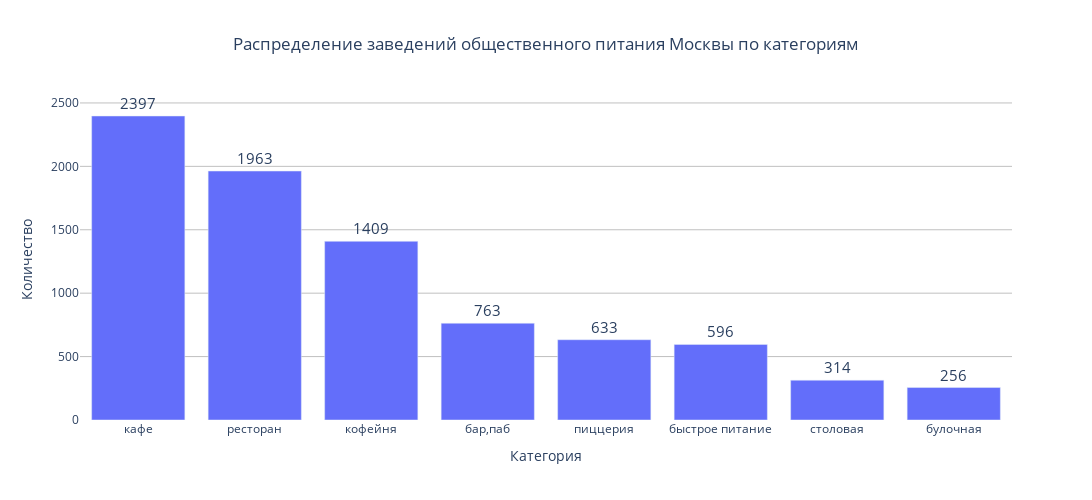

Notebook source saved alongside this figure:
### Code cell
fig = px.bar(category_value, y='value', x='category',
             title='Распределение заведений общественного питания Москвы по категориям')
fig.update_layout(plot_bgcolor='white', title_x = 0.5, width=1100, height=500)
fig.update_yaxes(title_text='Количество', gridcolor='silver')
fig.update_xaxes(title_text='Категория')
fig.update_traces(text=category_value['value'], textfont_size=15, textangle=0, textposition="outside", cliponaxis=False)
fig.show()

### Figure 1 — Plotly figure (JSON) as saved in the notebook; plotly's stock layout.template omitted (floating-point values rounded to 4 significant figures)
{"data": [{"alignmentgroup": "True", "cliponaxis": false, "hovertemplate": "category=%{x}<br>value=%{y}<extra></extra>", "legendgroup": "", "marker": {"color": "#636efa", "pattern": {"shape": ""}}, "name": "", "offsetgroup": "", "orientation": "v", "showlegend": false, "text": [2397, 1963, 1409, 763, 633, 596, 314, 256], "textangle": 0, "textfont": {"size": 15}, "textposition": "outside", "type": "bar", "x": ["кафе", "ресторан", "кофейня", "бар,паб", "пиццерия", "быстрое питание", "столовая", "булочная"], "xaxis": "x", "y": [2397, 1963, 1409, 763, 633, 596, 314, 256], "yaxis": "y"}], "layout": {"barmode": "relative", "height": 500, "legend": {"tracegroupgap": 0}, "plot_bgcolor": "white", "title": {"text": "Распределение заведений общественного питания Москвы по категориям", "x": 0.5}, "width": 1100, "xaxis": {"anchor": "y", "autorange": true, "domain": [0, 1], "range": [-0.5, 7.5], "title": {"text": "Категория"}, "type": "category"}, "yaxis": {"anchor": "x", "autorange": true, "domain": [0, 1], "gridcolor": "silver", "range": [0, 2523.0], "title": {"text": "Количество"}, "type": "linear"}}}
